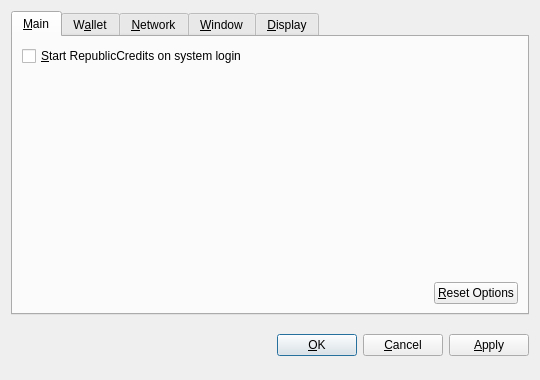
<?xml version="1.0" encoding="UTF-8"?>
<ui version="4.0">
 <class>OptionsDialog</class>
 <widget class="QDialog" name="OptionsDialog">
  <property name="geometry">
   <rect>
    <x>0</x>
    <y>0</y>
    <width>540</width>
    <height>380</height>
   </rect>
  </property>
  <property name="windowTitle">
   <string>Options</string>
  </property>
  <property name="modal">
   <bool>true</bool>
  </property>
  <layout class="QVBoxLayout" name="verticalLayout">
   <item>
    <widget class="QTabWidget" name="tabWidget">
     <property name="tabPosition">
      <enum>QTabWidget::North</enum>
     </property>
     <property name="currentIndex">
      <number>0</number>
     </property>
     <widget class="QWidget" name="tabMain">
      <attribute name="title">
       <string>&amp;Main</string>
      </attribute>
      <layout class="QVBoxLayout" name="verticalLayout_Main">
       <item>
        <widget class="QCheckBox" name="bitcoinAtStartup">
         <property name="toolTip">
          <string>Automatically start RepublicCredits after logging in to the system.</string>
         </property>
         <property name="text">
          <string>&amp;Start RepublicCredits on system login</string>
         </property>
        </widget>
       </item>
       <item>
        <spacer name="verticalSpacer_Main">
         <property name="orientation">
          <enum>Qt::Vertical</enum>
         </property>
         <property name="sizeHint" stdset="0">
          <size>
           <width>20</width>
           <height>40</height>
          </size>
         </property>
        </spacer>
       </item>
       <item>
        <layout class="QHBoxLayout" name="horizontalLayout_2_Main">
         <item>
          <spacer name="horizontalSpacer_2_Main">
           <property name="orientation">
            <enum>Qt::Horizontal</enum>
           </property>
           <property name="sizeHint" stdset="0">
            <size>
             <width>40</width>
             <height>20</height>
            </size>
           </property>
          </spacer>
         </item>
         <item>
          <widget class="QPushButton" name="resetButton">
           <property name="toolTip">
            <string>Reset all client options to default.</string>
           </property>
           <property name="text">
            <string>&amp;Reset Options</string>
           </property>
           <property name="autoDefault">
            <bool>false</bool>
           </property>
          </widget>
         </item>
        </layout>
       </item>
      </layout>
     </widget>
     <widget class="QWidget" name="tabWallet">
      <attribute name="title">
       <string>W&amp;allet</string>
      </attribute>
      <layout class="QVBoxLayout" name="verticalLayout_Network">
       <item>
        <widget class="QLabel" name="transactionFeeInfoLabel">
         <property name="text">
          <string>Optional transaction fee per kB that helps make sure your transactions are processed quickly. Most transactions are 1 kB.</string>
         </property>
         <property name="textFormat">
          <enum>Qt::PlainText</enum>
         </property>
         <property name="wordWrap">
          <bool>true</bool>
         </property>
        </widget>
       </item>
       <item>
        <layout class="QHBoxLayout" name="horizontalLayout_1_Main">
         <item>
          <widget class="QLabel" name="transactionFeeLabel">
           <property name="text">
            <string>Pay transaction &amp;fee</string>
           </property>
           <property name="textFormat">
            <enum>Qt::PlainText</enum>
           </property>
           <property name="buddy">
            <cstring>transactionFee</cstring>
           </property>
          </widget>
         </item>
         <item>
          <widget class="BitcoinAmountField" name="transactionFee"/>
         </item>
         <item>
          <spacer name="horizontalSpacer_1_Main">
           <property name="orientation">
            <enum>Qt::Horizontal</enum>
           </property>
           <property name="sizeHint" stdset="0">
            <size>
             <width>40</width>
             <height>20</height>
            </size>
           </property>
          </spacer>
         </item>
        </layout>
       </item>
       <item>
        <widget class="QLabel" name="label">
         <property name="text">
          <string>If you disable the spending of unconfirmed change, the change from a transaction cannot be used until that transaction has at least one confirmation. This also affects how your balance is computed.</string>
         </property>
         <property name="wordWrap">
          <bool>true</bool>
         </property>
        </widget>
       </item>
       <item>
        <widget class="QCheckBox" name="spendZeroConfChange">
         <property name="text">
          <string>Spend unconfirmed change  (experts only)</string>
         </property>
        </widget>
       </item>
       <item>
        <spacer name="verticalSpacer">
         <property name="orientation">
          <enum>Qt::Vertical</enum>
         </property>
         <property name="sizeHint" stdset="0">
          <size>
           <width>20</width>
           <height>40</height>
          </size>
         </property>
        </spacer>
       </item>
      </layout>
     </widget>
     <widget class="QWidget" name="tabNetwork">
      <attribute name="title">
       <string>&amp;Network</string>
      </attribute>
      <layout class="QVBoxLayout" name="verticalLayout_Network">
       <item>
        <widget class="QCheckBox" name="mapPortUpnp">
         <property name="toolTip">
          <string>Automatically open the RepublicCredits client port on the router. This only works when your router supports UPnP and it is enabled.</string>
         </property>
         <property name="text">
          <string>Map port using &amp;UPnP</string>
         </property>
        </widget>
       </item>
       <item>
        <widget class="QCheckBox" name="connectSocks">
         <property name="toolTip">
          <string>Connect to the RepublicCredits network through a SOCKS proxy (e.g. when connecting through Tor).</string>
         </property>
         <property name="text">
          <string>&amp;Connect through SOCKS proxy:</string>
         </property>
        </widget>
       </item>
       <item>
        <layout class="QHBoxLayout" name="horizontalLayout_Network">
         <item>
          <widget class="QLabel" name="proxyIpLabel">
           <property name="text">
            <string>Proxy &amp;IP:</string>
           </property>
           <property name="textFormat">
            <enum>Qt::PlainText</enum>
           </property>
           <property name="buddy">
            <cstring>proxyIp</cstring>
           </property>
          </widget>
         </item>
         <item>
          <widget class="QValidatedLineEdit" name="proxyIp">
           <property name="maximumSize">
            <size>
             <width>140</width>
             <height>16777215</height>
            </size>
           </property>
           <property name="toolTip">
            <string>IP address of the proxy (e.g. 127.0.0.1)</string>
           </property>
          </widget>
         </item>
         <item>
          <widget class="QLabel" name="proxyPortLabel">
           <property name="text">
            <string>&amp;Port:</string>
           </property>
           <property name="textFormat">
            <enum>Qt::PlainText</enum>
           </property>
           <property name="buddy">
            <cstring>proxyPort</cstring>
           </property>
          </widget>
         </item>
         <item>
          <widget class="QLineEdit" name="proxyPort">
           <property name="maximumSize">
            <size>
             <width>55</width>
             <height>16777215</height>
            </size>
           </property>
           <property name="toolTip">
            <string>Port of the proxy (e.g. 9050)</string>
           </property>
          </widget>
         </item>
         <item>
          <widget class="QLabel" name="socksVersionLabel">
           <property name="text">
            <string>SOCKS &amp;Version:</string>
           </property>
           <property name="textFormat">
            <enum>Qt::PlainText</enum>
           </property>
           <property name="buddy">
            <cstring>socksVersion</cstring>
           </property>
          </widget>
         </item>
         <item>
          <widget class="QValueComboBox" name="socksVersion">
           <property name="toolTip">
            <string>SOCKS version of the proxy (e.g. 5)</string>
           </property>
          </widget>
         </item>
         <item>
          <spacer name="horizontalSpacer_Network">
           <property name="orientation">
            <enum>Qt::Horizontal</enum>
           </property>
           <property name="sizeHint" stdset="0">
            <size>
             <width>40</width>
             <height>20</height>
            </size>
           </property>
          </spacer>
         </item>
        </layout>
       </item>
       <item>
        <spacer name="verticalSpacer_Network">
         <property name="orientation">
          <enum>Qt::Vertical</enum>
         </property>
         <property name="sizeHint" stdset="0">
          <size>
           <width>20</width>
           <height>40</height>
          </size>
         </property>
        </spacer>
       </item>
      </layout>
     </widget>
     <widget class="QWidget" name="tabWindow">
      <attribute name="title">
       <string>&amp;Window</string>
      </attribute>
      <layout class="QVBoxLayout" name="verticalLayout_Window">
       <item>
        <widget class="QCheckBox" name="minimizeToTray">
         <property name="toolTip">
          <string>Show only a tray icon after minimizing the window.</string>
         </property>
         <property name="text">
          <string>&amp;Minimize to the tray instead of the taskbar</string>
         </property>
        </widget>
       </item>
       <item>
        <widget class="QCheckBox" name="minimizeOnClose">
         <property name="toolTip">
          <string>Minimize instead of exit the application when the window is closed. When this option is enabled, the application will be closed only after selecting Quit in the menu.</string>
         </property>
         <property name="text">
          <string>M&amp;inimize on close</string>
         </property>
        </widget>
       </item>
       <item>
        <spacer name="verticalSpacer_Window">
         <property name="orientation">
          <enum>Qt::Vertical</enum>
         </property>
         <property name="sizeHint" stdset="0">
          <size>
           <width>20</width>
           <height>40</height>
          </size>
         </property>
        </spacer>
       </item>
      </layout>
     </widget>
     <widget class="QWidget" name="tabDisplay">
      <attribute name="title">
       <string>&amp;Display</string>
      </attribute>
      <layout class="QVBoxLayout" name="verticalLayout_Display">
       <item>
        <layout class="QHBoxLayout" name="horizontalLayout_1_Display">
         <item>
          <widget class="QLabel" name="langLabel">
           <property name="text">
            <string>User Interface &amp;language:</string>
           </property>
           <property name="textFormat">
            <enum>Qt::PlainText</enum>
           </property>
           <property name="buddy">
            <cstring>lang</cstring>
           </property>
          </widget>
         </item>
         <item>
          <widget class="QValueComboBox" name="lang">
           <property name="toolTip">
            <string>The user interface language can be set here. This setting will take effect after restarting RepublicCredits.</string>
           </property>
          </widget>
         </item>
        </layout>
       </item>
       <item>
        <layout class="QHBoxLayout" name="horizontalLayout_2_Display">
         <item>
          <widget class="QLabel" name="unitLabel">
           <property name="text">
            <string>&amp;Unit to show amounts in:</string>
           </property>
           <property name="textFormat">
            <enum>Qt::PlainText</enum>
           </property>
           <property name="buddy">
            <cstring>unit</cstring>
           </property>
          </widget>
         </item>
         <item>
          <widget class="QValueComboBox" name="unit">
           <property name="toolTip">
            <string>Choose the default subdivision unit to show in the interface and when sending coins.</string>
           </property>
          </widget>
         </item>
        </layout>
       </item>
       <item>
        <widget class="QCheckBox" name="displayAddresses">
         <property name="toolTip">
          <string>Whether to show RepublicCredits addresses in the transaction list or not.</string>
         </property>
         <property name="text">
          <string>&amp;Display addresses in transaction list</string>
         </property>
        </widget>
       </item>
       <item>
        <widget class="QCheckBox" name="coinControlFeatures">
         <property name="toolTip">
          <string>Whether to show coin control features or not.</string>
         </property>
         <property name="text">
          <string>Display coin &amp;control features (experts only!)</string>
         </property>
        </widget>
       </item>
       <item>
        <spacer name="verticalSpacer_Display">
         <property name="orientation">
          <enum>Qt::Vertical</enum>
         </property>
         <property name="sizeHint" stdset="0">
          <size>
           <width>20</width>
           <height>40</height>
          </size>
         </property>
        </spacer>
       </item>
      </layout>
     </widget>
    </widget>
   </item>
   <item>
    <layout class="QHBoxLayout" name="horizontalLayout_Buttons">
     <item>
      <spacer name="horizontalSpacer_1">
       <property name="orientation">
        <enum>Qt::Horizontal</enum>
       </property>
       <property name="sizeHint" stdset="0">
        <size>
         <width>40</width>
         <height>48</height>
        </size>
       </property>
      </spacer>
     </item>
     <item>
      <widget class="QLabel" name="statusLabel">
       <property name="font">
        <font>
         <weight>75</weight>
         <bold>true</bold>
        </font>
       </property>
       <property name="text">
        <string/>
       </property>
       <property name="textFormat">
        <enum>Qt::PlainText</enum>
       </property>
       <property name="wordWrap">
        <bool>true</bool>
       </property>
      </widget>
     </item>
     <item>
      <spacer name="horizontalSpacer_2">
       <property name="orientation">
        <enum>Qt::Horizontal</enum>
       </property>
       <property name="sizeHint" stdset="0">
        <size>
         <width>40</width>
         <height>48</height>
        </size>
       </property>
      </spacer>
     </item>
     <item>
      <widget class="QPushButton" name="okButton">
       <property name="text">
        <string>&amp;OK</string>
       </property>
      </widget>
     </item>
     <item>
      <widget class="QPushButton" name="cancelButton">
       <property name="text">
        <string>&amp;Cancel</string>
       </property>
       <property name="autoDefault">
        <bool>false</bool>
       </property>
      </widget>
     </item>
     <item>
      <widget class="QPushButton" name="applyButton">
       <property name="text">
        <string>&amp;Apply</string>
       </property>
       <property name="autoDefault">
        <bool>false</bool>
       </property>
      </widget>
     </item>
    </layout>
   </item>
  </layout>
 </widget>
 <customwidgets>
  <customwidget>
   <class>BitcoinAmountField</class>
   <extends>QSpinBox</extends>
   <header>bitcoinamountfield.h</header>
  </customwidget>
  <customwidget>
   <class>QValueComboBox</class>
   <extends>QComboBox</extends>
   <header>qvaluecombobox.h</header>
  </customwidget>
  <customwidget>
   <class>QValidatedLineEdit</class>
   <extends>QLineEdit</extends>
   <header>qvalidatedlineedit.h</header>
  </customwidget>
 </customwidgets>
 <resources/>
 <connections/>
</ui>
